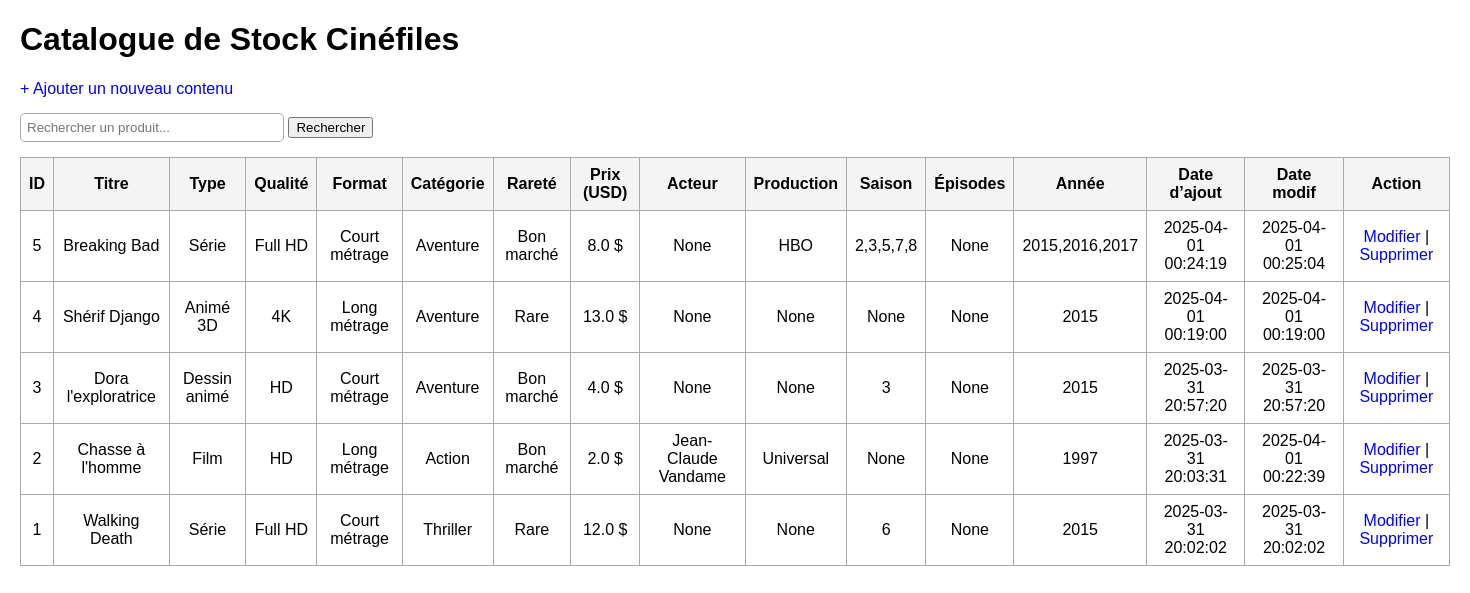
Page /stock/ on the earlier database version.
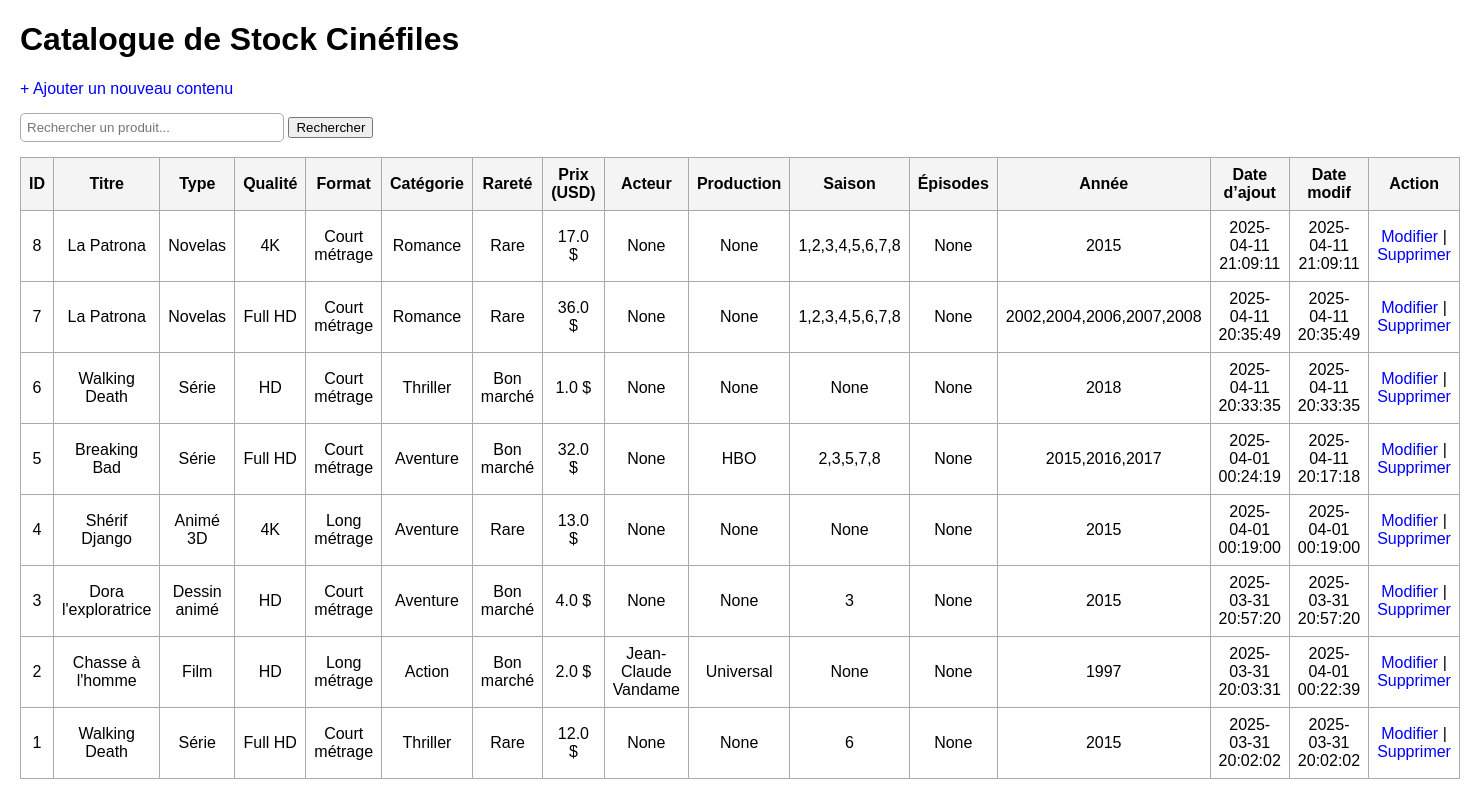
Same page on the later database version.
### tables this page shows
CREATE TABLE stock (
    id INTEGER PRIMARY KEY AUTOINCREMENT,
    titre TEXT,
    type TEXT,
    qualite TEXT,
    format TEXT,
    categorie TEXT,
    rarete TEXT,
    prix REAL,
    acteur TEXT,
    production TEXT,
    saison TEXT,
    episodes TEXT,
    annee TEXT,
    date_ajout TEXT,
    date_modif TEXT
);

### routes/stock_routes.py (the view)
@stock_bp.route("/")
def index():
    conn = sqlite3.connect(DB_NAME)
    c = conn.cursor()
    c.execute("SELECT * FROM stock ORDER BY id DESC")
    rows = c.fetchall()
    conn.close()
    return render_template("index.html", rows=rows, recherche="")

### templates/index.html (shortened to what this page needs)
<!DOCTYPE html>
<html lang="fr">
<head>
</head>
<body>
    <h1>Catalogue de Stock Cinéfiles</h1>
    <a href="/stock/add">+ Ajouter un nouveau contenu</a>
    <form action="/stock/rechercher" method="get" style="margin: 15px 0;">
        <input type="text" name="q" placeholder="Rechercher un produit..." value="{{ recherche if recherche else '' }}">
        <button type="submit">Rechercher</button>
    </form>
    <table>
        <tr>
            <th>ID</th>
            <th>Titre</th>
            <th>Type</th>
            <th>Qualité</th>
            <th>Format</th>
            <th>Catégorie</th>
            <th>Rareté</th>
            <th>Prix (USD)</th>
            <th>Acteur</th>
            <th>Production</th>
            <th>Saison</th>
            <th>Épisodes</th>
            <th>Année</th>
            <th>Date d’ajout</th>
            <th>Date modif</th>
            <th>Action</th>
        </tr>
        {% for row in rows %}
        <tr>
            <td>{{ row[0] }}</td>
            <td>{{ row[1] }}</td>
            <td>{{ row[2] }}</td>
            <td>{{ row[3] }}</td>
            <td>{{ row[4] }}</td>
            <td>{{ row[5] }}</td>
            <td>{{ row[6] }}</td>
            <td>{{ row[7] }} $</td>
            <td>{{ row[8] }}</td>
            <td>{{ row[9] }}</td>
            <td>{{ row[10] }}</td>
            <td>{{ row[11] }}</td>
            <td>{{ row[12] }}</td>
            <td>{{ row[13] }}</td>
            <td>{{ row[14] }}</td>
            <td>
                <a href="/stock/modifier/{{ row[0] }}">Modifier</a> |
                <a href="/stock/delete/{{ row[0] }}" onclick="return confirm('Confirmer la suppression ?')">Supprimer</a>
            </td>
        </tr>
        {% endfor %}
    </table>
</body>
</html>

### templates/index.html (style rules this page uses)
body { font-family: Arial, sans-serif; margin: 20px; }
table { border-collapse: collapse; width: 100%; }
th, td { border: 1px solid #aaa; padding: 8px; text-align: center; }
th { background: #f4f4f4; }
a { text-decoration: none; color: blue; }
input[type="text"] { padding: 6px; width: 250px; border-radius: 5px; border: 1px solid #aaa; }

Differences in the rows shown:
added stock: id "8", titre "La Patrona", type "Novelas", qualite "4K", format "Court métrage", categorie "Romance", rarete "Rare", prix "17.0", acteur "None", production "None", saison "1,2,3,4,5,6,7,8", episodes "None", annee "2015", date_ajout "2025-04-11 21:09:11", date_modif "2025-04-11 21:09:11"
added stock: id "7", titre "La Patrona", type "Novelas", qualite "Full HD", format "Court métrage", categorie "Romance", rarete "Rare", prix "36.0", acteur "None", production "None", saison "1,2,3,4,5,6,7,8", episodes "None", annee "2002,2004,2006,2007,2008", date_ajout "2025-04-11 20:35:49", date_modif "2025-04-11 20:35:49"
added stock: id "6", titre "Walking Death", type "Série", qualite "HD", format "Court métrage", categorie "Thriller", rarete "Bon marché", prix "1.0", acteur "None", production "None", saison "None", episodes "None", annee "2018", date_ajout "2025-04-11 20:33:35", date_modif "2025-04-11 20:33:35"
changed stock "Breaking Bad": prix "8.0" → "32.0"; date_modif "2025-04-01 00:25:04" → "2025-04-11 20:17:18"
